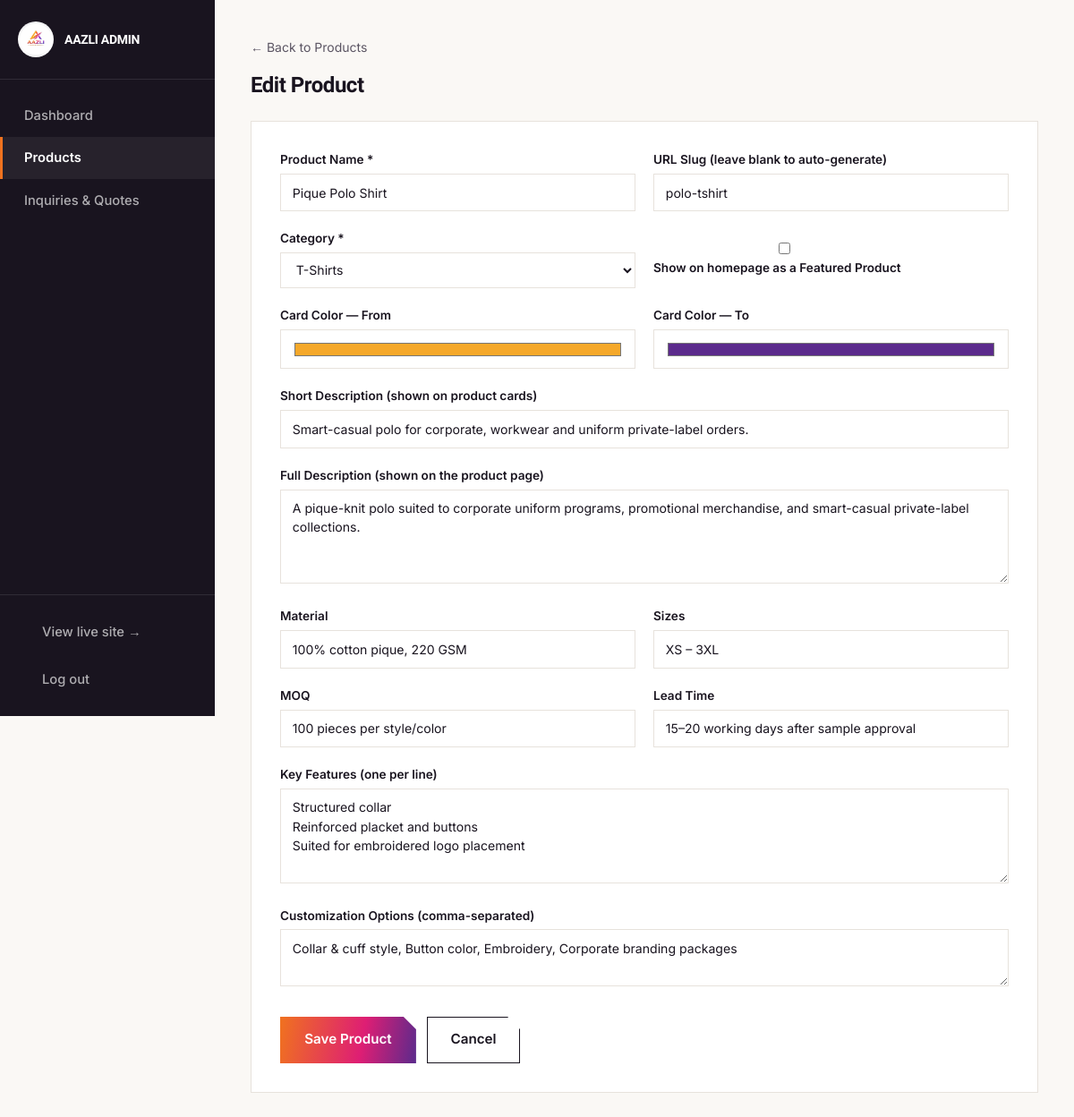
Screenshot of /admin/product-edit.php?id=4 (signed in) with the database file from the repository.
### tables this page shows
CREATE TABLE IF NOT EXISTS products (
  id INT AUTO_INCREMENT PRIMARY KEY,
  slug VARCHAR(120) UNIQUE NOT NULL,
  name VARCHAR(150) NOT NULL,
  category VARCHAR(100) NOT NULL,
  category_slug VARCHAR(50) NOT NULL,
  featured TINYINT(1) NOT NULL DEFAULT 0,
  swatch_from VARCHAR(20) NOT NULL DEFAULT '#F0721F',
  swatch_to VARCHAR(20) NOT NULL DEFAULT '#DE1E74',
  short_desc VARCHAR(300),
  description TEXT,
  material VARCHAR(200),
  sizes VARCHAR(100),
  moq VARCHAR(100),
  lead_time VARCHAR(100),
  features TEXT,           
  customization TEXT,      
  created_at TIMESTAMP DEFAULT CURRENT_TIMESTAMP,
  updated_at TIMESTAMP DEFAULT CURRENT_TIMESTAMP ON UPDATE CURRENT_TIMESTAMP
);

### admin/product-edit.php (the view, shortened to what this page needs)
<?php
require __DIR__ . '/auth.php';
$id = $_GET['id'] ?? null;
$product = [
    'slug' => '', 'name' => '', 'category' => 'T-Shirts', 'category_slug' => 'tshirts',
    'featured' => 0, 'swatch_from' => '#F0721F', 'swatch_to' => '#DE1E74',
    'short_desc' => '', 'description' => '', 'material' => '', 'sizes' => '', 'moq' => '',
    'lead_time' => '', 'features' => '', 'customization' => '',
];
if ($id) {
    $stmt = $pdo->prepare("SELECT * FROM products WHERE id = ?");
    $stmt->execute([$id]);
    $found = $stmt->fetch(PDO::FETCH_ASSOC);
    if ($found) $product = $found;
}
$categories = [
    'tshirts' => 'T-Shirts', 'hoodies' => 'Hoodies & Sweatshirts', 'activewear' => 'Activewear & Sportswear',
    'streetwear' => 'Streetwear Essentials', 'bottoms' => 'Joggers & Bottoms', 'kids' => 'Kidswear',
];
include __DIR__ . '/_layout_top.php';
?>
<a href="products.php" class="text-sm text-[var(--slate)] hover:text-[var(--orange)] mb-4 inline-block">&larr; Back to Products</a>
<h1 class="font-display text-2xl font-bold mb-6"><?= $id ? 'Edit Product' : 'Add New Product' ?></h1>
<form method="post" class="form-grid bg-white border border-[var(--line)] p-8 grid sm:grid-cols-2 gap-5 max-w-4xl">
  <div><label>Product Name *</label><input name="name" required value="<?= htmlspecialchars($product['name']) ?>" /></div>
  <div><label>URL Slug (leave blank to auto-generate)</label><input name="slug" value="<?= htmlspecialchars($product['slug']) ?>" placeholder="e.g. classic-crew-tshirt" /></div>
  <div>
    <label>Category *</label>
    <select name="category_slug">
      <?php foreach ($categories as $slug => $label): ?>
        <option value="<?= $slug ?>" <?= $product['category_slug'] === $slug ? 'selected' : '' ?>><?= $label ?></option>
      <?php endforeach; ?>
    </select>
  </div>
  <div class="flex items-end pb-2">
    <label class="flex items-center gap-2 font-normal text-sm">
      <input type="checkbox" name="featured" value="1" <?= $product['featured'] ? 'checked' : '' ?> class="w-auto" />
      Show on homepage as a Featured Product
    </label>
  </div>
  <div><label>Card Color — From</label><input type="color" name="swatch_from" value="<?= htmlspecialchars($product['swatch_from']) ?>" class="h-11" /></div>
  <div><label>Card Color — To</label><input type="color" name="swatch_to" value="<?= htmlspecialchars($product['swatch_to']) ?>" class="h-11" /></div>
  <div class="sm:col-span-2"><label>Short Description (shown on product cards)</label><input name="short_desc" value="<?= htmlspecialchars($product['short_desc']) ?>" /></div>
  <div class="sm:col-span-2"><label>Full Description (shown on the product page)</label><textarea name="description" rows="4"><?= htmlspecialchars($product['description']) ?></textarea></div>
  <div><label>Material</label><input name="material" value="<?= htmlspecialchars($product['material']) ?>" /></div>
  <div><label>Sizes</label><input name="sizes" value="<?= htmlspecialchars($product['sizes']) ?>" placeholder="e.g. XS – 3XL" /></div>
  <div><label>MOQ</label><input name="moq" value="<?= htmlspecialchars($product['moq']) ?>" /></div>
  <div><label>Lead Time</label><input name="lead_time" value="<?= htmlspecialchars($product['lead_time']) ?>" /></div>
  <div class="sm:col-span-2"><label>Key Features (one per line)</label><textarea name="features" rows="4"><?= htmlspecialchars($product['features']) ?></textarea></div>
  <div class="sm:col-span-2"><label>Customization Options (comma-separated)</label><textarea name="customization" rows="2"><?= htmlspecialchars($product['customization']) ?></textarea></div>
  <div class="sm:col-span-2 flex gap-3 pt-2">
    <button type="submit" class="btn-grad">Save Product</button>
    <a href="products.php" class="btn-outline">Cancel</a>
  </div>
</form>
<?php include __DIR__ . '/_layout_bottom.php'; ?>

### css/style.css (style rules this page uses)
:root { --ink:#19141F; --charcoal:#2B2433; --slate:#5B5563; --line:#E7E2DC; --paper:#FAF8F5; --white:#FFFFFF; --orange:#F0721F; --gold:#F5A82A; --magenta:#DE1E74; --purple:#5B2A8C; --grad: linear-gradient(100deg, var(--orange) 0%, var(--magenta) 60%, var(--purple) 100%); }
* { box-sizing:border-box; }
html { scroll-behavior:smooth; }
body { font-family:'Inter', sans-serif; color:var(--ink); background:var(--paper); -webkit-font-smoothing:antialiased; }
.font-display { font-family:'Sora', sans-serif; }
h1,h2,h3,h4,.font-display { font-family:'Sora', sans-serif; letter-spacing:-0.02em; }
.btn-outline { display:inline-flex;align-items:center;gap:.5rem; border:1.5px solid var(--ink); color:var(--ink); padding:.85rem 1.6rem;font-weight:600;font-size:.95rem; clip-path: polygon(0 0, calc(100% - 14px) 0, 100% 14px, 100% 100%, 0 100%); transition:all .18s ease; }
.btn-grad { display:inline-flex;align-items:center;gap:.5rem; background:var(--grad); color:#fff; padding:.9rem 1.7rem;font-weight:600;font-size:.95rem; clip-path: polygon(0 0, calc(100% - 14px) 0, 100% 14px, 100% 100%, 0 100%); transition:transform .18s ease, filter .18s ease; }

### admin/admin.css (style rules this page uses)
body { background: var(--paper); }
.form-grid label { font-size: .85rem; font-weight: 600; display:block; margin-bottom: .35rem; }
.form-grid input, .form-grid select, .form-grid textarea { width: 100%; border: 1px solid var(--line); padding: .6rem .8rem; font-size: .88rem; background:#fff; }

### rows the page displays
products: name "Pique Polo Shirt", slug "polo-tshirt", category_slug "T-Shirts", swatch_from "#f5a82a", swatch_to "#5b2a8c", short_desc "Smart-casual polo for corporate, workwear and uniform private-label orders.", description "A pique-knit polo suited to corporate uniform programs, promotional merchandise, and smart-casual private-label collections.", material "100% cotton pique, 220 GSM", sizes "XS – 3XL", moq "100 pieces per style/color", lead_time "15–20 working days after sample approval", features "Structured collar Reinforced placket and buttons Suited for embroidered logo placement", customization "Collar & cuff style, Button color, Embroidery, Corporate branding packages"
